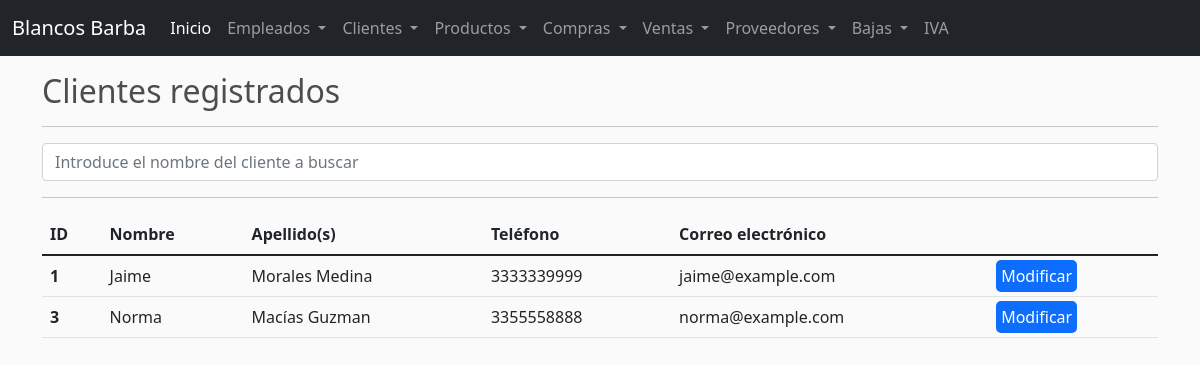
/clients/, run on the app's committed database.
### barba/models.py (models this page shows, shortened)
class Cliente(models.Model):
    nombre = models.CharField(max_length=50,null=True)
    apellidos = models.CharField(max_length=50,null=True)
    correo = models.CharField(max_length=50,null=True)
    telefono = models.CharField(max_length=50,null=True)

### barba/views.py (the view)
# urls.py: path('clients/',views.clients, name='clients'),
def clients(request):
    if request.method == 'POST':
        clientes = Cliente.objects.filter(apellidos__contains=request.POST['searched'])
        flag = 1 if len(clientes) > 0 else 2
    else:
        clientes = Cliente.objects.all()
        flag = 0
    context = {
        'clientes': clientes,
        'flag': flag,
    }
    return render(request, 'clients.html', context)

### barba/templates/clients.html (shortened to what this page needs)
{% extends 'base.html' %}
{% block content %}
<div class="container">
    <h2>Clientes registrados</h2>
    <hr>
    <form class="form-inline" method="POST" action="">
        <input class="form-control mr-sm-2" type="search" placeholder="Introduce el nombre del cliente a buscar" aria-label="Search" name="searched" value="{{ searched }}">
    </form>
    <hr>
    <table class="table">
        <thead>
            <tr>
                <th scope="col">ID</th>
                <th scope="col">Nombre</th>
                <th scope="col">Apellido(s)</th>
                <th scope="col">Teléfono</th>
                <th scope="col">Correo electrónico</th>
            </tr>
        </thead>
        <tbody>
            {% for cliente in clientes %}
                <tr>
                    <th scope="col">{{cliente.id}}</th>
                    <td>{{cliente.nombre}}</td>
                    <td>{{cliente.apellidos}}</td>
                    <td>{{cliente.telefono}}</td>
                    <td>{{cliente.correo}}</td>
                    <td><a style="padding: 5px; background-color: #0d6efd; border-radius: 5px; color: white; text-decoration: none;" href="/mclient/{{cliente.id}}">Modificar</a></td>
                </tr>
            {% endfor %}
        </tbody>
    </table>
</div>
{% endblock %}

### static/main.css (style rules this page uses)
body { background-color: hsl(0, 0%, 98%); }
h1,h2,h3,h4,h5,h6 { color:hsl(0, 0%, 30%); }

### data on the page
Cliente: id "1", nombre "Jaime", apellidos "Morales Medina", telefono "3333339999", correo "jaime@example.com"
Cliente: id "3", nombre "Norma", apellidos "Macías Guzman", telefono "3355558888", correo "norma@example.com"
